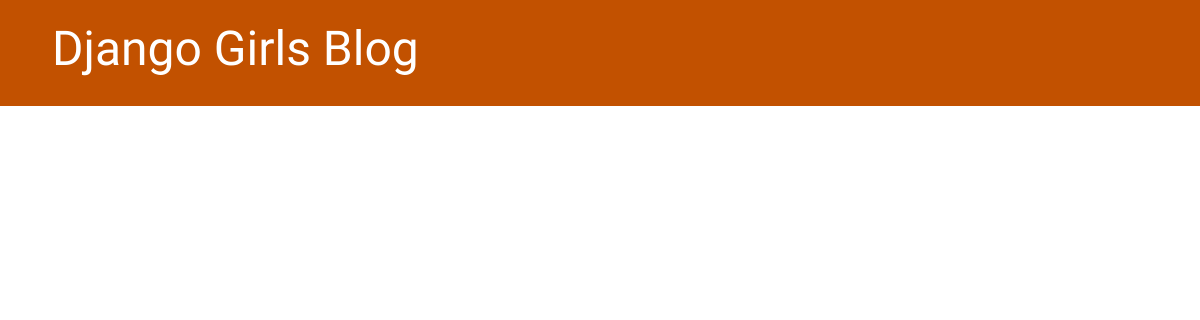
The app's page /, older data.
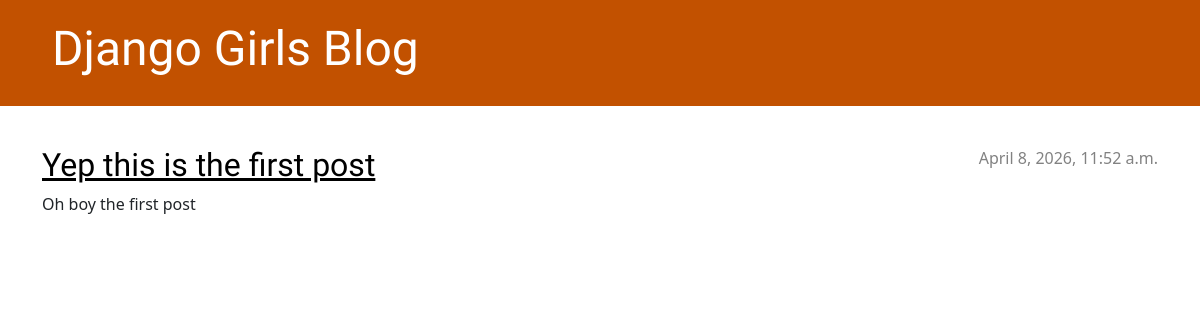
The same page, newer data.
### blog/models.py (models this page shows, shortened)
class Post(models.Model):
    author = models.ForeignKey(settings.AUTH_USER_MODEL, on_delete=models.CASCADE)
    title = models.CharField(max_length=200)
    text = models.TextField()
    created_date = models.DateTimeField(default=timezone.now)
    published_date = models.DateTimeField(blank=True, null=True)

### blog/views.py (the view)
# urls.py: path('', views.post_list, name='post_list'),
def post_list(request):
    posts = Post.objects.filter(published_date__lte=timezone.now()).order_by('published_date')
    return render(request, 'blog/post_list.html', {'posts' : posts})

### blog/templates/blog/post_list.html
{% extends 'blog/base.html' %}
{% block content %}
    {% for post in posts %}
        <article class="post">
            <time class="date">
                {{ post.published_date }}
            </time>
            <h2><a href="">{{ post.title }}</a></h2>
            <p>{{ post.text|linebreaksbr }}</p>
        </article>
    {% endfor %}
{% endblock %}

Row changes from the older to the newer data that the page shows:
added Post: published_date "April 8, 2026, 11:52 a.m.", title "Yep this is the first post", text "Oh boy the first post"
